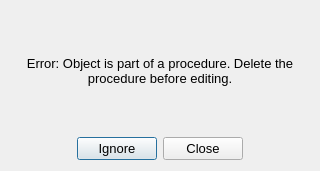
<?xml version="1.0" encoding="UTF-8"?>
<ui version="4.0">
 <class>WarningDialog</class>
 <widget class="QDialog" name="WarningDialog">
  <property name="geometry">
   <rect>
    <x>0</x>
    <y>0</y>
    <width>320</width>
    <height>171</height>
   </rect>
  </property>
  <property name="windowTitle">
   <string>Error</string>
  </property>
  <layout class="QVBoxLayout" name="verticalLayout">
   <item>
    <spacer name="verticalSpacer">
     <property name="orientation">
      <enum>Qt::Vertical</enum>
     </property>
     <property name="sizeHint" stdset="0">
      <size>
       <width>20</width>
       <height>17</height>
      </size>
     </property>
    </spacer>
   </item>
   <item>
    <widget class="QLabel" name="lblMessage">
     <property name="font">
      <font>
       <family>Ubuntu</family>
       <pointsize>10</pointsize>
      </font>
     </property>
     <property name="text">
      <string>Error: Object is part of a procedure. Delete the procedure before editing.</string>
     </property>
     <property name="alignment">
      <set>Qt::AlignCenter</set>
     </property>
     <property name="wordWrap">
      <bool>true</bool>
     </property>
     <property name="margin">
      <number>10</number>
     </property>
    </widget>
   </item>
   <item>
    <spacer name="verticalSpacer_2">
     <property name="orientation">
      <enum>Qt::Vertical</enum>
     </property>
     <property name="sizeHint" stdset="0">
      <size>
       <width>20</width>
       <height>4</height>
      </size>
     </property>
    </spacer>
   </item>
   <item>
    <layout class="QHBoxLayout" name="horizontalLayout">
     <item>
      <spacer name="horizontalSpacer">
       <property name="orientation">
        <enum>Qt::Horizontal</enum>
       </property>
       <property name="sizeHint" stdset="0">
        <size>
         <width>40</width>
         <height>20</height>
        </size>
       </property>
      </spacer>
     </item>
     <item>
      <widget class="QPushButton" name="btnIgnore">
       <property name="font">
        <font>
         <family>Ubuntu</family>
         <pointsize>10</pointsize>
        </font>
       </property>
       <property name="text">
        <string>Ignore</string>
       </property>
      </widget>
     </item>
     <item>
      <widget class="QPushButton" name="btnClose">
       <property name="font">
        <font>
         <family>Ubuntu</family>
         <pointsize>10</pointsize>
        </font>
       </property>
       <property name="text">
        <string>Close</string>
       </property>
      </widget>
     </item>
     <item>
      <spacer name="horizontalSpacer_2">
       <property name="orientation">
        <enum>Qt::Horizontal</enum>
       </property>
       <property name="sizeHint" stdset="0">
        <size>
         <width>40</width>
         <height>20</height>
        </size>
       </property>
      </spacer>
     </item>
    </layout>
   </item>
  </layout>
 </widget>
 <resources/>
 <connections/>
</ui>
